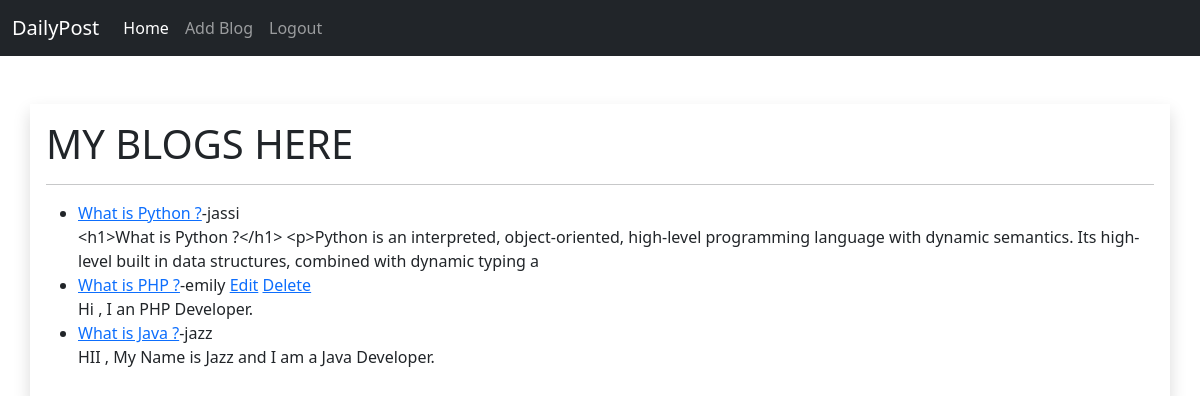
The page / (signed in) on the database its author committed.
### app/models.py (models this page shows, shortened)
class Blog(models.Model):
    title = models.CharField(max_length=255)
    author = models.ForeignKey(User, on_delete=models.CASCADE)
    content = models.TextField()
    created_at = models.DateTimeField(auto_now_add=True)

### app/views.py (the view)
# urls.py: 2. Add a URL to urlpatterns:  path('', Home.as_view(), name='home')
class Home(ListView):
    model = Blog
    template_name = "index/home.html"
    ordering = ['-id']

### app/templates/index/home.html (shortened to what this page needs)
{% extends 'base/base.html' %}
{% block content %}
<div class="container col-lg-12 shadow p-3 mx-auto mt-5">
    <h1>MY BLOGS HERE </h1>
    <hr>
    <div class="row">
        <div class="col-lg-12 mx-auto">
            <form  method="POST">
                <ul>
                {% for post in object_list %}
                <li><a href="{% url 'blogdetail' post.pk %}">{{post.title}}</a>-{{post.author}}
                    {% if user.is_authenticated %}
                        {% if user.id == post.author.id %}
                            <a href="{% url 'edit' post.pk %}">Edit</a>
                            <a href="{% url 'delete' post.pk %}">Delete</a>
                        {% endif %}
                     {% endif %}
                     <br>
                     {{post.content | slice:":200"}}<br></li>
                     {% endfor %}
            </ul>
            </form>
        </div>
    </div>
</div>
{% endblock content %}

### rows shown on the page
Blog: title "What is Python ?", author "jassi", content "<h1>What is Python ?</h1> <p>Python is an interpreted, object-oriented, high-level programming language with dynamic semantics. Its high-level built in data structures, combined with dynamic typing a"
Blog: title "What is PHP ?", author "emily", shows "Edit", content "Hi , I an PHP Developer."
Blog: title "What is Java ?", author "jazz", content "HII , My Name is Jazz and I am a Java Developer."
